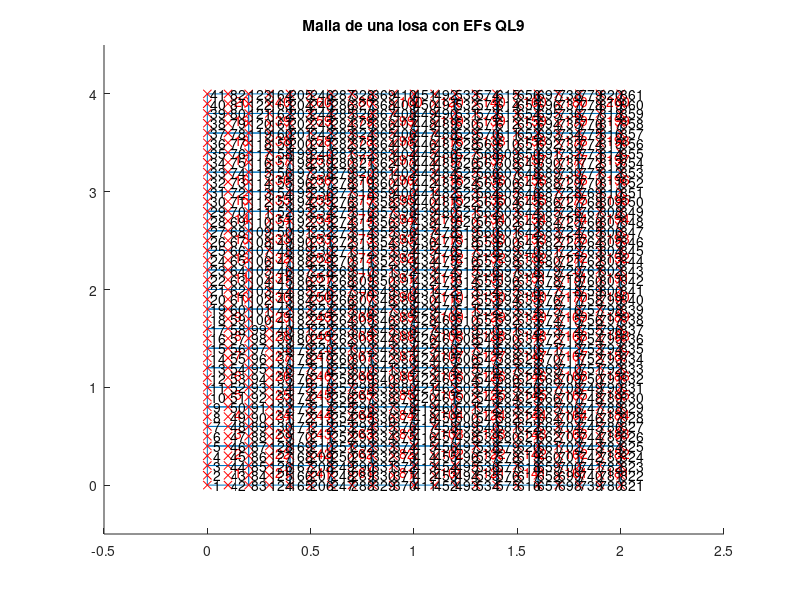

Source code (MATLAB): (Note: this script raises an error after producing the figure.)
%% Calculo de los desplazamientos verticales y angulos de giro, las 
% reacciones, los momentos flectores y las fuerzas cortantes en una losa de
% Mindlin utilizando los elementos finitos de placa "QL9"

%%
clear, clc, close all   % borro la memoria, la pantalla y las figuras

%% defino las variables/constantes
X = 1; Y = 2;        % un par de constantes que ayudaran en la 
ww= 1; tx= 2; ty= 3; % lectura del codigo
E  = 210e9;          % modulo de elasticidad del solido (Pa) = 210GPa
nu = 0.3;            % coeficiente de Poisson
t  = 0.05;           % espesor de la losa (m)
qdistr = -10000;     % carga (N/m^2)

% Definimos la geometria de la losa (creada con "generar_malla_losa.m")
load malla_losa
% ya tenemos en la memoria las variables
% xnod - posicion (x,y) de los nodos
% LaG  - definicion de elementos finitos con respecto a nodos

nef   = size(LaG,1);  % numero de EFs (numero de filas de LaG)
nnoef = size(LaG,2);  % numero de nodos por EF
nno   = size(xnod,1); % numero de nodos (numero de filas de xnod)
ngdl  = 3*nno;        % numero de grados de libertad (tres por nodo)

gdl  = [(1:3:ngdl)' (2:3:ngdl)' (3:3:ngdl)']; % nodos vs grados de libertad

%% Se dibuja la malla de elementos finitos
figure; 
hold on;
for e = 1:nef
   line(xnod(LaG(e,[1:8 1]),X), xnod(LaG(e,[1:8 1]),Y));
   
   % Calculo la posicion del centro de gravedad del elemento finito
   cgx = mean(xnod(LaG(e,:), X));
   cgy = mean(xnod(LaG(e,:), Y));
   text(cgx+0.03, cgy+0.03, num2str(e), 'Color', [1 0 0]);
end
plot(xnod(:,X), xnod(:,Y), 'rx');
text(xnod(:,X), xnod(:,Y), num2str((1:nno)'));
axis([-0.5, 2.5, -0.5, 4.5])
title('Malla de una losa con EFs QL9');

%% Se cargan las funciones de forma junto con sus derivadas
% Se cargan las funciones de forma del elemento lagrangiano de 9 nodos 
% junto con sus derivadas con respecto a xi y a eta
funciones_forma_lagrangiano_9_nodos    % Nforma, dN_dxi, dN_deta

%% parametros de la cuadratura de Gauss-Legendre (INTEGRACION SELECTIVA)
% se asumira aqui el mismo orden de la cuadratura tanto en la direccion de
% xi como en la direccion de eta

% se utilizara integracion COMPLETA
%{
n_gl_b = 3; % orden de la cuadratura de GL para la integracion de Kb
n_gl_s = 3; % orden de la cuadratura de GL para la integracion de Ks
%}

% se utilizara integracion SELECTIVA
n_gl_b = 3; % orden de la cuadratura de GL para la integracion de Kb
n_gl_s = 2; % orden de la cuadratura de GL para la integracion de Ks

% calcula las raices (x_gl) y los pesos (w_gl) de polinomios de Legendre
[x_gl_b, w_gl_b]  = gausslegendre_quad(n_gl_b);
[x_gl_s, w_gl_s]  = gausslegendre_quad(n_gl_s);

%% matrices constitutivas del elemento
Db = (E/(1-nu^2))* [ 1    nu   0
                     nu   1    0
                     0    0    (1-nu)/2 ];              
G = E/(2*(1+nu));  % modulo de rigidez
alpha = 5/6;       % coeficiente de distorsion transversal de la losa de RM
Ds = diag([alpha*G, alpha*G]);
               
Dbg = (t^3/12)*Db; % matriz constitutiva generalizada de flexion
Dsg = t*Ds;        % matriz constitutiva generalizada de cortante

%% se reserva la memoria RAM de diferentes variables
K   = sparse(ngdl,ngdl); % matriz de rigidez global como RALA (sparse)
f   = zeros(ngdl,1);     % vector de fuerzas nodales equivalentes global
idx = cell(nef, 1);      % grados de libertad de cada elemento finito

% en los siguientes contenedores se almacenara la matriz respectiva para 
% cada punto de integracion: 
NN = cell(nef,n_gl_b,n_gl_b); % matrices de funciones de forma calculadas con n_gl_b puntos de integracion
Bb = cell(nef,n_gl_b,n_gl_b); % matrices de deformacion generalizada de flexion
Bs = cell(nef,n_gl_s,n_gl_s); % matrices de deformacion generalizada de cortante

%% se ensambla la matriz de rigidez global K y el vector de fuerzas nodales
%% equivalentes global f
for e = 1:nef      % ciclo sobre todos los elementos finitos
   xe = xnod(LaG(e,:),X);   
   ye = xnod(LaG(e,:),Y);    
    
   %% se calcula la matrix de rigidez de flexion Kb del elemento e 
   Kbe = zeros(3*nnoef);
   Mbe = zeros(3*nnoef); % matriz que se utiliza en el calculo de fe   
   det_Je_b = zeros(n_gl_b); % Jacobianos con n_gl_b puntos de integracion   
   for p = 1:n_gl_b
      for q = 1:n_gl_b
         xi_gl  = x_gl_b(p);
         eta_gl = x_gl_b(q);
         [Bb{e,p,q}, det_Je_b(p,q)] = Bb_RM(xi_gl, eta_gl, xe, ye, dN_dxi, dN_deta);

         % se arma la matriz de rigidez del elemento e
         Kbe = Kbe + Bb{e,p,q}'*Dbg*Bb{e,p,q}*det_Je_b(p,q)*w_gl_b(p)*w_gl_b(q);
      end
   end
   
   %% se calcula la matrix Ks
   Kse = zeros(3*nnoef);   
   det_Je_s = zeros(n_gl_s); % Jacobianos con n_gl_s puntos de integracion
   for p = 1:n_gl_s
      for q = 1:n_gl_s
         xi_gl  = x_gl_s(p);        
         eta_gl = x_gl_s(q);
         [Bs{e,p,q}, det_Je_s(p,q)] = Bs_RM(xi_gl, eta_gl, xe, ye, Nforma, dN_dxi, dN_deta);   

         % se arma la matriz de rigidez del elemento e
         Kse = Kse + Bs{e,p,q}'*Dsg*Bs{e,p,q}*det_Je_s(p,q)*w_gl_s(p)*w_gl_s(q);         
      end
   end 
   
   %% se calcula la matriz NN
   for p = 1:n_gl_b
      for q = 1:n_gl_b
         xi_gl  = x_gl_b(p);
         eta_gl = x_gl_b(q);
         % Se evaluan las funciones de forma en los puntos de integracion
         % de Gauss-Legendre
         N = Nforma(xi_gl, eta_gl);
         
         % Se ensambla la matriz de funciones de forma N
         NN{e,p,q} = zeros(3,3*nnoef);
         for i = 1:nnoef            
            NN{e,p,q}(:,3*i-2:3*i) = diag([N(i) N(i) N(i)]);
         end
   
         % matriz requerida para calcular el vector de fuerzas nodales 
         % equivalentes (se utiliza la integracion completa)
         Mbe = Mbe + NN{e,p,q}'*NN{e,p,q}*det_Je_b(p,q)*w_gl_b(p)*w_gl_b(q);                                              % REVISAR !!!!!!!!!!!!!!!!   
      end
   end  
   
   %% se calcula el vector de fuerzas nodales equivalentes del elemento e      
   xa = xnod(LaG(e,1),X);   ya = xnod(LaG(e,1),Y);
   xb = xnod(LaG(e,5),X);   yb = xnod(LaG(e,5),Y);
   if (xa >= 0.9999 && xb <= 1.601) && (ya >= 0.9999 && yb <= 2.001)
      ffe = zeros(nnoef, 3); ffe(:,ww) = qdistr;
      ffe = reshape(ffe', 3*nnoef,1);                                                                                             % REVISAR !!!!!!!!!!!!!
   else
      ffe = zeros(3*nnoef,1);
   end  
   fe = Mbe*ffe;   
   
   %% se asocian los grados de libertad del elemento locales a los globales
   idx{e} = [ gdl(LaG(e,1),:)  gdl(LaG(e,2),:)  gdl(LaG(e,3),:)  ...
              gdl(LaG(e,4),:)  gdl(LaG(e,5),:)  gdl(LaG(e,6),:) ...
              gdl(LaG(e,7),:)  gdl(LaG(e,8),:)  gdl(LaG(e,9),:) ];

   %% se procede al ensamblaje
   K(idx{e},idx{e}) = K(idx{e},idx{e}) + Kbe + Kse;
   f(idx{e})        = f(idx{e}) + fe;
end

%% Muestro la configuracion de la matriz K (K es rala)
figure
spy(K);
title('Los puntos representan los elementos diferentes de cero')

%% grados de libertad del desplazamiento conocidos y desconocidos

% determino los grados de libertad correspondientes a los bordes
lado_x0 = find(abs(xnod(:,X) - 0) < 1e-4);     
lado_y0 = find(abs(xnod(:,Y) - 0) < 1e-4);
lado_x2 = find(abs(xnod(:,X) - 2) < 1e-4);     
lado_y4 = find(abs(xnod(:,Y) - 4) < 1e-4);

c = [ gdl(lado_x0,ww); gdl(lado_x0,ty); 
      gdl(lado_x2,ww); gdl(lado_x2,ty);
      gdl(lado_y0,ww); gdl(lado_y0,tx);
      gdl(lado_y4,ww); gdl(lado_y4,tx) ];

d = setdiff(1:ngdl,c)';

% f = vector de fuerzas nodales equivalentes
% q = vector de fuerzas nodales de equilibrio del elemento
% a = desplazamientos

%| qd   |   | Kcc Kcd || ac |   | fd |  Recuerde que qc = 0
%|      | = |         ||    | - |    |
%| qc=0 |   | Kdc Kdd || ad |   | fc | 

%% extraigo las submatrices y especifico las cantidades conocidas
Kcc = K(c,c); Kcd = K(c,d); fd = f(c);
Kdc = K(d,c); Kdd = K(d,d); fc = f(d);

% f = vector de fuerzas nodales equivalentes
% q = vector de fuerzas nodales de equilibrio del elemento
% a = desplazamientos
ac = zeros(length(c),1); % desplazamientos conocidos en contorno

%% resuelvo el sistema de ecuaciones
ad = Kdd\(fc-Kdc*ac);        % calculo desplazamientos desconocidos
qd = Kcc*ac + Kcd*ad - fd;   % calculo fuerzas de equilibrio desconocidas
a = nan(ngdl,1);     a(c) = ac;   a(d) = ad; % desplazamientos
q = zeros(ngdl,1);   q(c) = qd;              % fuerzas nodales equivalentes

%% imprimo los resultados
vect_mov = reshape(a,3,nno)'; % vector de movimientos
%{
format short g
disp('Desplazamientos nodales                      ');
disp('~~~~~~~~~~~~~~~~~~~~~~~~~~~~~~~~~~~~~~~~~~~~~');
for i = 1:nno
   fprintf('Nodo %3d: w = %12.4g m, tx = %12.4g rad, ty = %12.4g rad\n', ...
      i, vect_mov(i,ww), vect_mov(i,tx), vect_mov(i,ty));
end

disp(' ');
disp('Fuerzas nodales de equilibrio (solo se imprimen los diferentes de cero)');
disp('~~~~~~~~~~~~~~~~~~~~~~~~~~~~~~~~~~~~~~~~~~~~~~~~~~~~~~~~~~~~~~~~~~~~~~~');
q = reshape(q,3,nno)';
for i = 1:nno   
   if ~isequal(q(i,:),[0 0 0])
      fprintf('Nodo %3d W = %12.4g N, Mx = %12.4g N-m, My = %12.4g N-m\n', ...
         i, q(i,ww), q(i,tx), q(i,ty));
   end
end
%}

%% Se dibuja el plano medio de la malla de elementos finitos y las deformaciones de esta
escala = 5000;            % factor de escalamiento de la deformada
xdef   = escala*vect_mov; % posicion de la deformada
figure; 
hold on; 
grid on;
colorbar
for e = 1:nef
   fill3(xnod(LaG(e,[1:8 1]),X), ...
         xnod(LaG(e,[1:8 1]),Y), ...
         xdef(LaG(e,[1:8 1]),ww),...
         xdef(LaG(e,[1:8 1]),ww)); %deformada
end
daspect([1 1 1]); % similar a "axis equal", pero en 3D
axis tight
%colorbar('YTick',-0.6:0.05:0)
title(sprintf('Deformada escalada %d veces', escala), 'FontSize', 20);
view(3);


%% Se dibuja de la malla de elementos finitos y las deformaciones de esta
figure; 
hold on; 
grid on;
colorbar
for e = 1:nef
   dibujar_EF_QL9(xnod(LaG(e,:),X), xnod(LaG(e,:),Y), ...
      Nforma, a(idx{e}), t, escala, escala);
end
daspect([1 1 1]); % similar a "axis equal", pero en 3D
axis tight
title(sprintf('Deformada escalada %d veces', escala), 'FontSize', 20);
view(3);

%% En los puntos de integracion de Gauss-Legendre calcular:
%% El vector de momentos flectores y torsores (2x2)
%% El vector de fuerzas cortantes (1x1)
[x_gl_b, w_gl_b]  = gausslegendre_quad(2);
[x_gl_s, w_gl_s]  = gausslegendre_quad(1);

%% se calcula de nuevo Bb y Bs en cada punto de GL
Bb = cell(nef,2,2); % matrices de deformacion generalizada de flexion
Bs = cell(nef);     % matrices de deformacion generalizada de cortante
for e = 1:nef      % ciclo sobre todos los elementos finitos
    xe = xnod(LaG(e,:),X);
    ye = xnod(LaG(e,:),Y);    
    
    %% se calcula la matrix Bb en los puntos de integracion de GL para el 
    % calculo de los momentos flectores y torsores
    for p = 1:2
      for q = 1:2
         xi_gl  = x_gl_b(p);
         eta_gl = x_gl_b(q);
         Bb{e,p,q} = Bb_RM(xi_gl, eta_gl, xe, ye, dN_dxi, dN_deta);
      end
   end
       
   %% se calcula la matrix Bs en los puntos de integracion de GL para el 
   % calculo de las fuerzas cortantes
   xi_gl  = x_gl_s(1);
   eta_gl = x_gl_s(1);
   Bs{e} = Bs_RM(xi_gl, eta_gl, xe, ye, Nforma, dN_dxi, dN_deta);
end

%% Se calculan los momentos y las fuerzas en los puntos de GL
sigmag_b = cell(nef, 2, 2); % momentos flectores y torsores
sigmag_s = cell(nef, 1);    % fuerzas cortantes
for e = 1:nef               % ciclo sobre todos los elementos finitos
   for p = 1:2
      for q = 1:2
         sigmag_b{e,p,q} = Dbg*Bb{e,p,q}*a(idx{e});
      end
   end
   
   sigmag_s{e} = Dsg*Bs{e}*a(idx{e});
end

%% Se extrapolan los momentos flectores y fuerzas cortantes a los nodos
%% Se extrapolan los esfuerzos y las deformaciones a los nodos
num_elem_ady = zeros(nno,1);  % numero de elementos adyacentes
Mx  = zeros(nno,1);  Qx = zeros(nno,1);
My  = zeros(nno,1);  Qy = zeros(nno,1);
Mxy = zeros(nno,1);

% matriz de extrapolacion de esfuerzos para un elemento lagrangiano de 9
% nodos
A = [ ... 
   3^(1/2)/2 + 1,            -1/2,            -1/2,   1 - 3^(1/2)/2
 3^(1/2)/4 + 1/4, 1/4 - 3^(1/2)/4, 3^(1/2)/4 + 1/4, 1/4 - 3^(1/2)/4
            -1/2,   1 - 3^(1/2)/2,   3^(1/2)/2 + 1,            -1/2
 1/4 - 3^(1/2)/4, 1/4 - 3^(1/2)/4, 3^(1/2)/4 + 1/4, 3^(1/2)/4 + 1/4
   1 - 3^(1/2)/2,            -1/2,            -1/2,   3^(1/2)/2 + 1
 1/4 - 3^(1/2)/4, 3^(1/2)/4 + 1/4, 1/4 - 3^(1/2)/4, 3^(1/2)/4 + 1/4
            -1/2,   3^(1/2)/2 + 1,   1 - 3^(1/2)/2,            -1/2
 3^(1/2)/4 + 1/4, 3^(1/2)/4 + 1/4, 1/4 - 3^(1/2)/4, 1/4 - 3^(1/2)/4
             1/4,             1/4,             1/4,             1/4 ];

for e = 1:nef
   Mx(LaG(e,:),:)  = Mx(LaG(e,:),:)  + A * [ sigmag_b{e,1,1}(1)
                                             sigmag_b{e,1,2}(1)
                                             sigmag_b{e,2,1}(1)
                                             sigmag_b{e,2,2}(1) ];

   My(LaG(e,:),:)  = My(LaG(e,:),:)  + A * [ sigmag_b{e,1,1}(2)
                                             sigmag_b{e,1,2}(2)
                                             sigmag_b{e,2,1}(2)
                                             sigmag_b{e,2,2}(2) ];

   Mxy(LaG(e,:),:) = Mxy(LaG(e,:),:) + A * [ sigmag_b{e,1,1}(3)
                                             sigmag_b{e,1,2}(3)
                                             sigmag_b{e,2,1}(3)
                                             sigmag_b{e,2,2}(3) ];

   Qx(LaG(e,:),:) = Qx(LaG(e,:),:) + sigmag_s{e}(1);
   Qy(LaG(e,:),:) = Qy(LaG(e,:),:) + sigmag_s{e}(2);

   num_elem_ady(LaG(e,:),:) = num_elem_ady(LaG(e,:),:) + 1;
end

%% Alisado (promedio de los esfuerzos en los nodos)
Mx  =  Mx./num_elem_ady;
My  =  My./num_elem_ady;
Mxy = Mxy./num_elem_ady;
Qx  =  Qx./num_elem_ady;  
Qy  =  Qy./num_elem_ady;

%% Se grafican los momentos
figure
subplot(1,3,1); plot_M_or_Q(nef, xnod, LaG, Mx,  'Momentos Mx (N-m/m)');
subplot(1,3,2); plot_M_or_Q(nef, xnod, LaG, My,  'Momentos My (N-m/m)');
subplot(1,3,3); plot_M_or_Q(nef, xnod, LaG, Mxy, 'Momentos Mxy (N-m/m)');

%% Se grafican los cortantes
figure
subplot(1,2,1); plot_M_or_Q(nef, xnod, LaG, Qx,  'Cortantes Qx (N/m)');
subplot(1,2,2); plot_M_or_Q(nef, xnod, LaG, Qy,  'Cortantes Qy (N/m)');

%% Se calculan y grafican para cada elemento los momentos principales y
%% sus direcciones
Mt_max = sqrt(((Mx-My)/2).^2 + Mxy.^2); % momento torsion maximo
Mf1_xy = (Mx+My)/2 + Mt_max;            % momento flector maximo
Mf2_xy = (Mx+My)/2 - Mt_max;            % momento flector minimo
ang  = 0.5*atan2(2*Mxy, Mx-My);         % angulo de inclinacion de Mf1_xy

%% Mf1_xy, Mf2_xy, Mt_max
figure
subplot(1,3,1); plot_M_or_Q(nef, xnod, LaG, Mf1_xy, 'Mf1_{xy} (N-m/m)', { ang })
subplot(1,3,2); plot_M_or_Q(nef, xnod, LaG, Mf2_xy, 'Mf2_{xy} (N-m/m)', { ang+pi/2 })
subplot(1,3,3); plot_M_or_Q(nef, xnod, LaG, Mt_max, 'Mt_{max} (N-m/m)', { ang+pi/4, ang-pi/4 })

%% Se calculan y grafican los cortantes maximos, junto con su angulo de inclinacion
Q_max = hypot(Qx, Qy);
ang   = atan2(Qy, Qx);

figure
plot_M_or_Q(nef, xnod, LaG, Q_max, 'Q_{max} (N/m)', { ang })

%%
return; % bye, bye!

%%
function plot_M_or_Q(nef, xnod, LaG, variable, texto, angulos)
    X = 1; Y = 2;
    hold on; 
    colorbar;
    % Por simplicidad no se graficaran los resultados asociados al nodo 9
    for e = 1:nef  
       fill(xnod(LaG(e,1:8),X), xnod(LaG(e,1:8),Y), variable(LaG(e,1:8)));
    end
    axis equal tight
    colormap jet
    title(texto, 'FontSize',20);
   
    esc = 0.5;
    if nargin == 6
        norma = 1; % = variable % si se quiere proporcional
        for i = 1:length(angulos)
            % se indica la flecha de la direccion principal
            quiver(xnod(:,X),xnod(:,Y),...             
                norma.*cos(angulos{i}), norma.*sin(angulos{i}),... 
                esc, ...                  % con una escala esc
                'k',...                   % de color negro
                'ShowArrowHead','off',... % una flecha sin cabeza
                'LineWidth',2, ...        % con un ancho de linea 2
                'Marker','.');            % y en el punto (x,y) poner un punto '.'
            
            % la misma flecha girada 180 grados
            quiver(xnod(:,X),xnod(:,Y),...             
                norma.*cos(angulos{i}+pi), norma.*sin(angulos{i}+pi),... 
                esc,'k', 'ShowArrowHead','off', 'LineWidth',2, 'Marker','.');                    
        end            
    end
end